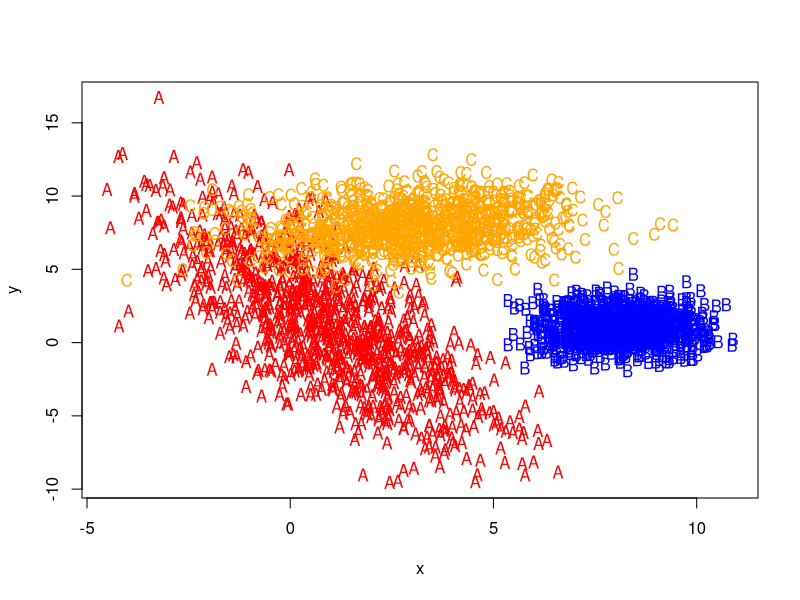
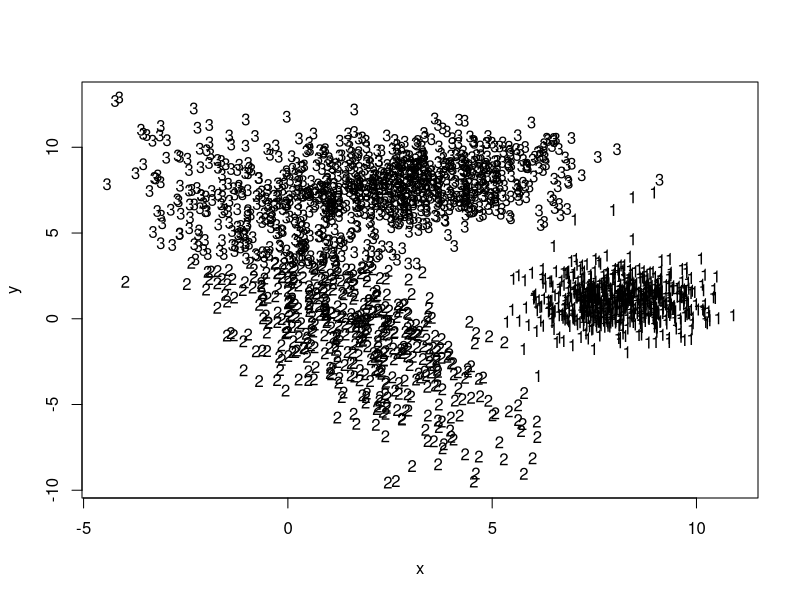
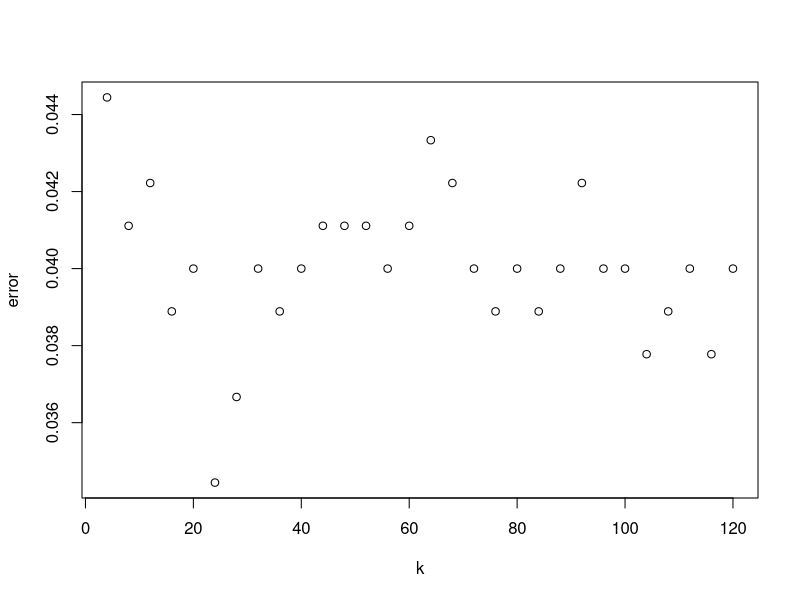

The R script that drew these images, in order: (Note: a time limit stopped this script after it produced the figures.)
#
# This file gives a quick demonstration of a few ML techniques that
# are available in R. The file is designed as a walk through, so instead
# of simply running the entire file at once, copy and paste the logical
# blocks and check the output as we go along.
#
# Joshua Reich (josh@simple.com)     
# April 2, 2009
# Updated: February 21, 2012
#


# First we need to load up some packages to support ML.
# If your system doesn't have the packages, check out
# the install.packages() command. 

library(rpart)
library(MASS)
library(class)
library(e1071)

rmulnorm <- function (n, mu, sigma)
{
	# A simple function for producing n random samples
	# from a multivariate normal distribution with mean mu
	# and covariance matrix sigma

	M <- t(chol(sigma))
	d <- nrow(sigma)
	Z <- matrix(rnorm(d*n),d,n)
	t(M %*% Z + mu)
}

cm <- function (actual, predicted)
{
	# Produce a confusion matrix

	t<-table(predicted,actual)
	# there is a potential bug in here if columns are tied for ordering
	t[apply(t,2,function(c) order(-c)[1]),] 
}

# Total number of observations
N <- 1000 * 3

# Number of training observations
Ntrain <- N * 0.7


# The data that we will be using for the demonstration consists
# of a mixture of 3 multivariate normal distributions. The goal
# is to come up with a classification system that can tell us,
# given a pair of coordinates, from which distribution the data 
# arises.

A <- rmulnorm (N/3, c(1,1), matrix(c(4,-6,-6,18), 2,2))
B <- rmulnorm (N/3, c(8,1), matrix(c(1,0,0,1), 2,2))
C <- rmulnorm (N/3, c(3,8), matrix(c(4,0.5,0.5,2), 2,2))

data <- data.frame(rbind (A,B,C))
colnames(data) <- c('x', 'y')
data$class <- c(rep('A', N/3), rep('B', N/3), rep('C', N/3))

# Lets have a look
plot_it <- function () {
	plot (data[,1:2], type='n')
	points(A, pch='A', col='red')
	points(B, pch='B', col='blue')
	points(C, pch='C', col='orange')
}
plot_it()

# Randomly arrange the data and divide it into a training
# and test set.
data <- data[sample(1:N),]
train <- data[1:Ntrain,]
test <- data[(Ntrain+1):N,]

# OK. Lets get to it

# K-Means

# kmeans(), built into the R base package, is an unsupervised
# learning technique. The goal is to cluster the observed data
# into groups. This is achieved by assuming a Euclidean distance
# metric, and finding points which lie at local centroids. All
# points are then assigned to their closest centroid and are
# thus clustered. The algorithmic approach to finding these
# centroids is to pick k points at random then assign all other 
# points to the centroids. The algorithm then chooses new
# centroids based on the mean point of the resulting clusters.
# Then with these new centroids, the remaining N-k points are
# reclustered. This repeats until some stopping condition is
# reached.
# This algorithm is quite simple to implement and quite often
# the Euclidean distance metric is inappropriate and I find 
# myself re-writing the algorithm using a different measure.
# Here we know, a priori, that there are 3 clusters, so we set 
# k = 3.

# NOTE: See pam() in the Cluster package, for partitioning 
# around mediods, taking a distance matrix. 

k <- kmeans(train[,1:2], 3)
plot(train[,1:2], type='n')
text(train[,1:2], as.character(k$cluster))

cm (train$class, k$cluster)

# K Nearest Neighbor

# In KNN we classify an unknown point by looking at k nearest
# neighbors of known classification. In the case of k=1, we
# find the closest point in our training set to a new point
# from our test set. We then assume that the new point has
# the same class as its closest neighbor in the test set.
# For k>1, we typically apply a voting mechanism to pick the
# modal class from the neighborhood of points in the training
# set. 

test$predicted_class <- knn(train[,1:2], test[,1:2], train$class, k=2)

(m<-cm(test$class, test$predicted_class))

# Here we demonstrate the bias-variance tradeoff as we increase k.

err <- matrix(nrow=N/100, ncol=2)
for (i in 1:nrow(err))
{
	k <- i * 4
	test$predicted_class <- knn(train[,1:2], test[,1:2], train$class, k=k)
	m<-cm(test$class, test$predicted_class)
	err[i,] <- c(k, 1 - sum(diag(m)) / sum(m))
}

plot (err, xlab='k', ylab='error')

# Kernel Methods

# Rather than using library functions, we will build our own here
# to demonstrate the mechanism, sacrificing efficiencies for 
# edification. This code is slow.

# Kernel methods follow on from KNN. Whereas KNN is by its nature
# highly local, and thus potentially non-smooth, kernel techniques
# apply a windowing function to the dataset to smooth the classifier.
# Here we use a Gaussian/radial function to weight the influence
# of the each point in the training set. We then take the average
# of the weighted distances to determine the most likely classification
# for new points in the test set.

kernel <- function (a, b)
{
	# Lets make a simple 'Gaussian' like kernel that
	# measures the distance between two points, a & b.
	exp(-sum((a-b)^2))
}

test$predicted_class <- NA
for (i in 1:nrow(test))
{
	print(i)
	# The weighted distances from each point in the training set to 
	# row i in the test set
	d<-apply(train[,1:2], 1, function(r) kernel(r, test[i,1:2]))

	# The class votes, based on the mean distance
	v<-aggregate(d, list(class=train$class), mean)

	# Predicted class = the class with the lowest distance
	test$predicted_class[i] <- v$class[order(-v$x)[1]]
}	

cm(test$class, test$predicted_class)


# Recursive Partitioning / Regression Trees

# rpart() implements an algorithm that attempts to recursively split
# the data such that each split best partitions the space according 
# to the classification. In a simple one-dimensional case with binary
# classification, the first split will occur at the point on the line
# where there is the biggest difference between the proportion of 
# cases on either side of that point. The algorithm continues to 
# split the space until a stopping condition is reached. Once the
# tree of splits is produced it can be pruned using regularization
# parameters that seek to ameliorate overfitting.

(r <- rpart(class ~ x + y, data = train))
plot(r)
text(r)

# Finding groups in data <- Go find this book.

# Here we look at the confusion matrix and overall error rate from applying
# the tree rules to the training data.
predicted <- as.numeric(apply(predict(r), 1, function(r) order(-r)[1]))
(m <- cm (train$class, predicted))
1 - sum(diag(m)) / sum(m)

# And by comparison, against the test data.
predicted <- as.numeric(apply(predict(r, test[,1:2]), 1, function(r) order(-r)[1]))
(m <- cm (test$class, predicted))
1 - sum(diag(m)) / sum(m)

# PCA - Demonstrating that orthogonal bases are better for trees

# Recursive partitioning splits the space along orthogonal hyperplanes 
# that are parallel to the original feature coordinate axes. However,
# in our case, the clusters are not neatly split by such planes and
# better results can be found by transforming to another space. We
# use principle component analysis (PCA) to transform our space.
# PCA transforms the space by looking at the vectors along which the
# bulk of the variance in the data occur. The vector that embodies
# the greatest variance becomes the first principle component axis
# in the transformed space. The second axis then is formed along the
# vector that is orthogonal to the first but with the second most 
# variance in the data. And so on.
# It should be clear how this transform improves the performance of 
# recursive partitioning, but the cost is that the tree splits 
# no longer directly map to the feature space, which makes 
# interpretation much more difficult.

p<-princomp(train[,1:2])
train_pca <- data.frame(p$scores)
train_pca$class <- train$class

# Compare the alignment of the clusters to the axis in the feature
# space versus the transformed space.
par(mfrow=c(1,2))
plot_it()
plot(train_pca[,1:2], type='n')
text(train_pca[,1:2], train_pca$class)
par(mfrow=c(1,1))

r2 <- rpart(class ~ Comp.1 + Comp.2, data = train_pca)

predicted2 <- as.numeric(apply(predict(r2), 1, function(r) order(-r)[1]))
(m <- cm (train$class, predicted2))
1 - sum(diag(m)) / sum(m)

# LDA

# In linear discriminant analysis we no longer look for recursive 
# partitions, but rather for lines that go between the clusters.
# In some ways, this is similar to KNN. LDA makes the assumption
# that the clusters are drawn from multivariate normal distributions
# with different means, but identical covariances. LDA approaches
# the problem by applying a transform that applies the inverse of 
# the estimated covariance matrix to distributed the points 
# spherically. In this transformed space classification is simply
# a matter of finding the closest cluster mean. 
# The assumption of identical covariances doesn't hold for our
# dataset, but still provides an improvement. Quadratic DA drops
# this assumption at the cost of greater complexity. 

l <- lda(class ~ x + y, data = train)

(m <- cm(train$class, predict(l)$class))
1 - sum(diag(m)) / sum(m)

par(mfrow=c(1,2))
train_lda <- as.matrix(train[,1:2]) %*% l$scaling
plot_it()
plot(train_lda, type='n')
text(train_lda, train$class)
par(mfrow=c(1,1))

# SVM

# Support vector machines take the next step from LDA/QDA. However
# instead of making linear voronoi boundaries between the cluster
# means, we concern ourselves primarily with the points on the 
# boundaries between the clusters. These boundary points define
# the 'support vector'. Between two completely separable clusters
# there are two support vectors and a margin of empty space
# between them. The SVM optimization technique seeks to maximize
# the margin by choosing a hyperplane between the support vectors
# of the opposing clusters. For non-separable clusters, a slack
# constraint is added to allow for a small number of points to
# lie inside the margin space. The Cost parameter defines how
# to choose the optimal classifier given the presence of points
# inside the margin. Using the kernel trick (see Mercer's theorem)
# we can get around the requirement for linear separation 
# by representing the mapping from the linear feature space to
# some other non-linear space that maximizes separation. Normally
# a kernel would be used to define this mapping, but with the
# kernel trick, we can represent this kernel as a dot product.
# In the end, we don't even have to define the transform between
# spaces, only the dot product distance metric. This leaves
# this algorithm much the same, but with the addition of
# parameters that define this metric. The default kernel used
# is a radial kernel, similar to the kernel defined in my 
# kernel method example. The addition is a term, gamma, to
# add a regularization term to weight the importance of distance.

s <- svm( I(factor(class)) ~ x + y, data = train, cost = 100, gama = 1)

(m <- cm(train$class, predict(s)))
1 - sum(diag(m)) / sum(m)

(m <- cm(test$class, predict(s, test[,1:2])))
1 - sum(diag(m)) / sum(m)
